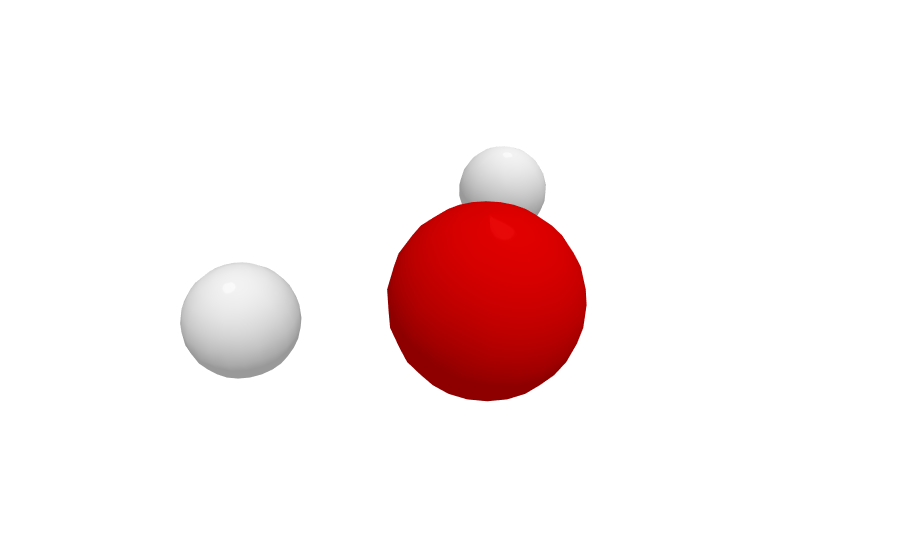

The code cell stored with this chart in its notebook:
### Markdown cell above
## Example 3: Simple call of the function for water

### Code cell
# The geometry of water H2O in Angström
xyz = [
    [0.000, 0.000, 0.000],  # O
    [0.762, -0.584, 0.000],  # H
    [-0.762, -0.584, 0.000],  # H
]

# The labels\elements of the xyz columns
labels = ["O", "H", "H"]

fig = Figure()
fig.add_atoms(xyz,labels)
fig.show()

### Figure 1 — Plotly figure (JSON) as saved in the notebook; plotly's stock layout.template omitted (floating-point values rounded to 4 significant figures; data arrays with more than 128 entries replaced by an {"elided": "..."} marker saying what was removed)
{"data": [{"alphahull": 0, "cmin": -7, "color": "rgba(236, 000, 000, 1.0)", "flatshading": false, "lighting": {"ambient": 0.6, "diffuse": 0.35, "facenormalsepsilon": 1e-15, "fresnel": 0.05, "roughness": 0.05, "specular": 0.03, "vertexnormalsepsilon": 1e-15}, "lightposition": {"x": 100, "y": 100, "z": 0}, "type": "mesh3d", "x": {"elided": "288 float values"}, "y": {"elided": "288 float values"}, "z": {"elided": "288 float values"}}, {"alphahull": 0, "cmin": -7, "color": "rgba(255, 255, 255, 1.0)", "flatshading": false, "lighting": {"ambient": 0.6, "diffuse": 0.35, "facenormalsepsilon": 1e-15, "fresnel": 0.05, "roughness": 0.05, "specular": 0.03, "vertexnormalsepsilon": 1e-15}, "lightposition": {"x": 100, "y": 100, "z": 0}, "type": "mesh3d", "x": {"elided": "288 float values"}, "y": {"elided": "288 float values"}, "z": {"elided": "288 float values"}}, {"alphahull": 0, "cmin": -7, "color": "rgba(255, 255, 255, 1.0)", "flatshading": false, "lighting": {"ambient": 0.6, "diffuse": 0.35, "facenormalsepsilon": 1e-15, "fresnel": 0.05, "roughness": 0.05, "specular": 0.03, "vertexnormalsepsilon": 1e-15}, "lightposition": {"x": 100, "y": 100, "z": 0}, "type": "mesh3d", "x": {"elided": "288 float values"}, "y": {"elided": "288 float values"}, "z": {"elided": "288 float values"}}], "layout": {"dragmode": "orbit", "margin": {"b": 0, "l": 0, "r": 0, "t": 0}, "scene": {"aspectmode": "data", "xaxis": {"showbackground": false, "showgrid": false, "showline": false, "showspikes": false, "showticklabels": false, "ticks": "", "title": {"text": ""}, "zeroline": false}, "yaxis": {"showbackground": false, "showgrid": false, "showline": false, "showspikes": false, "showticklabels": false, "ticks": "", "title": {"text": ""}, "zeroline": false}, "zaxis": {"showbackground": false, "showgrid": false, "showline": false, "showspikes": false, "showticklabels": false, "ticks": "", "title": {"text": ""}, "zeroline": false}}, "showlegend": false}}
